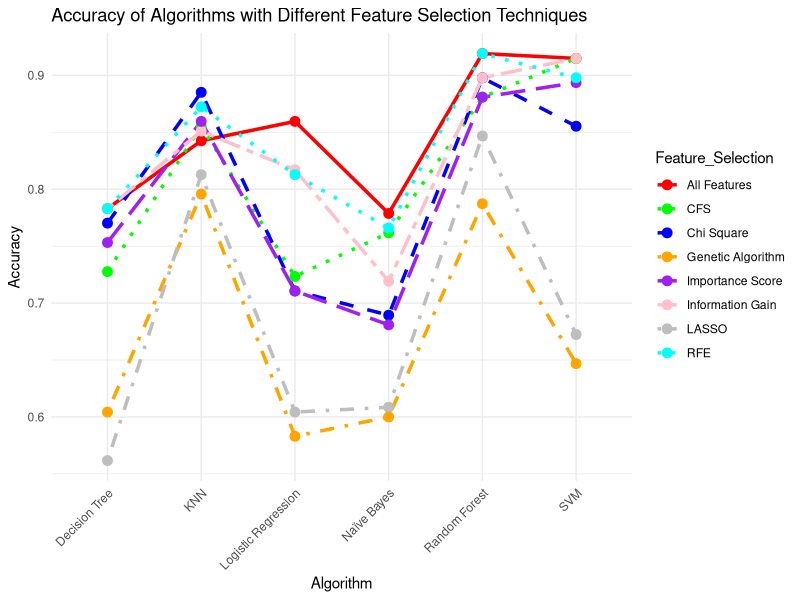

Write R code to recreate this figure.
# Load necessary library
library(ggplot2)

# Create data frame with accuracies for each algorithm and feature selection technique
data <- data.frame(
  Algorithm = rep(c("Decision Tree", "Random Forest", "KNN", "Logistic Regression", "Naïve Bayes", "SVM"), 8),
  Feature_Selection = rep(c("All Features", "CFS", "Chi Square", "Information Gain", "LASSO", "Genetic Algorithm", "Importance Score", "RFE"), each = 6),
  Accuracy = c(
    0.782978723, 0.919148936, 0.842553191, 0.859574468, 0.778723404, 0.914893617,
    0.727659574, 0.880851064, 0.855319149, 0.723404255, 0.761702128, 0.914893617,
    0.770212766, 0.89787234, 0.885106383, 0.710638298, 0.689361702, 0.855319149,
    0.782978723, 0.89787234, 0.85106383, 0.817021277, 0.719148936, 0.914893617,
    0.561702128, 0.846808511, 0.812765957, 0.604255319, 0.608510638, 0.672340426,
    0.604255319, 0.787234043, 0.795744681, 0.582978723, 0.6, 0.646808511,
    0.753191489, 0.880851064, 0.859574468, 0.710638298, 0.680851064, 0.893617021,
    0.782978723, 0.919148936, 0.872340426, 0.812765957, 0.765957447, 0.89787234
  )
)

# Define line types and colors
line_types <- c("solid", "dotted", "dashed", "dotdash", "longdash", "twodash", "dotdash", "dotted")
colors <- c("red", "green", "blue", "orange", "purple", "pink", "gray", "cyan")

# Create the plot
plot <- ggplot(data, aes(x = Algorithm, y = Accuracy, group = Feature_Selection, color = Feature_Selection, linetype = Feature_Selection)) +
  geom_line(size = 1.2) +
  geom_point(size = 3) +
  scale_linetype_manual(values = line_types) +
  scale_color_manual(values = colors) +
  labs(title = "Accuracy of Algorithms with Different Feature Selection Techniques",
       x = "Algorithm",
       y = "Accuracy") +
  theme_minimal() +
  theme(axis.text.x = element_text(angle = 45, hjust = 1))

# Print the plot
print(plot)
